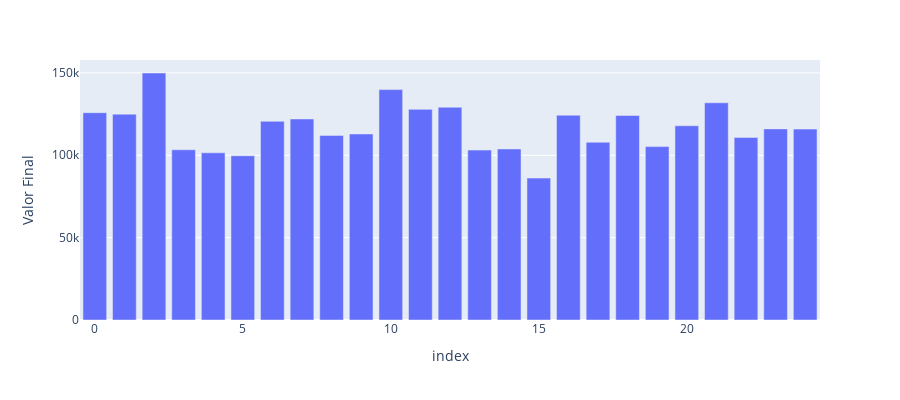

The notebook cell this image was saved under:
### Code cell
Dataset['Data']=pd.to_datetime(Dataset['Data'])

# Vendas no mês de Janeiro:
Janeiro_Set=Dataset[Dataset['Data'].dt.month==1]

Faturamento_Janeiro = Janeiro_Set.groupby('ID Loja')['Valor Final'].sum().reset_index()
Faturamento_Janeiro = Faturamento_Janeiro.sort_values(by='Valor Final', ascending=False)

fig_janeiro = px.bar(Faturamento_Janeiro, x=Faturamento_Janeiro.index, y=Faturamento_Janeiro['Valor Final'],
                     labels={'Faturamento_Janeiro': 'Faturamento_Janeiro'}, height=400)

# Vendas do mês de Fevereiro:
Fevereiro_Set=Dataset[Dataset['Data'].dt.month==2]

Faturamento_Fevereiro = Fevereiro_Set.groupby('ID Loja')['Valor Final'].sum().reset_index()
Faturamento_Fevereiro = Faturamento_Fevereiro.sort_values(by='Valor Final', ascending=False)

fig_Fevereiro = px.bar(Faturamento_Fevereiro, x=Faturamento_Fevereiro.index, y=Faturamento_Fevereiro['Valor Final'],
                     labels={'Faturamento_Fevereiro': 'Faturamento_Fevereiro'}, height=400)

# Vendas mês de Marco:
Marco_Set = Dataset[Dataset['Data'].dt.month==3]

Faturamento_Marco = Marco_Set.groupby('ID Loja')['Valor Final'].sum().reset_index()
Faturamento_Marco = Faturamento_Marco.sort_values(by='Valor Final', ascending=False)

fig_Março = px.bar(Faturamento_Marco, x=Faturamento_Marco.index, y=Faturamento_Marco['Valor Final'],
                     labels={'Faturamento_Marco': 'Faturamento_Marco'}, height=400)

# Vendas mês de Abril:
Abril_Set = Dataset[Dataset['Data'].dt.month==4]

Faturamento_Abril = Abril_Set.groupby('ID Loja')['Valor Final'].sum().reset_index()
Faturamento_Abril = Faturamento_Abril.sort_values(by='Valor Final', ascending=False)

fig_Abril = px.bar(Faturamento_Abril, x=Faturamento_Abril.index, y=Faturamento_Abril['Valor Final'],
                     labels={'Faturamento_Abril': 'Faturamento_Abril'}, height=400)

# Vendas mês de Maio:
Maio_Set = Dataset[Dataset['Data'].dt.month==5]

Faturamento_Maio = Maio_Set.groupby('ID Loja')['Valor Final'].sum().reset_index()
Faturamento_Maio = Faturamento_Maio.sort_values(by='Valor Final', ascending=False)

fig_Maio = px.bar(Faturamento_Maio, x=Faturamento_Maio.index, y=Faturamento_Maio['Valor Final'],
                     labels={'Faturamento_Maio': 'Faturamento_Maio'}, height=400)

# Vendas mês de Junho:
Junho_Set = Dataset[Dataset['Data'].dt.month==6]

Faturamento_Junho = Junho_Set.groupby('ID Loja')['Valor Final'].sum().reset_index()
Faturamento_Junho = Faturamento_Junho.sort_values(by='Valor Final', ascending=False)

fig_Junho = px.bar(Faturamento_Junho, x=Faturamento_Junho.index, y=Faturamento_Junho['Valor Final'],
                     labels={'Faturamento_Junho': 'Faturamento_Junho'}, height=400)

# Vendas mês de Julho:
Julho_Set = Dataset[Dataset['Data'].dt.month==7]

Faturamento_Julho = Junho_Set.groupby('ID Loja')['Valor Final'].sum().reset_index()
Faturamento_Julho = Faturamento_Julho.sort_values(by='Valor Final', ascending=False)

fig_Julho = px.bar(Faturamento_Julho, x=Faturamento_Julho.index, y=Faturamento_Julho['Valor Final'],
                     labels={'Faturamento_Julho': 'Faturamento_Julho'}, height=400)

# Vendas mês de Agosto:
Agosto_Set = Dataset[Dataset['Data'].dt.month==8]

Faturamento_Agosto = Agosto_Set.groupby('ID Loja')['Valor Final'].sum().reset_index()
Faturamento_Agosto = Faturamento_Agosto.sort_values(by='Valor Final', ascending=False)

fig_Agosto = px.bar(Faturamento_Agosto, x=Faturamento_Agosto.index, y=Faturamento_Agosto['Valor Final'],
                     labels={'Faturamento_Agosto': 'Faturamento_Agosto'}, height=400)

# Vendas mês de Setembro:
Setembro_Set = Dataset[Dataset['Data'].dt.month==9]

Faturamento_Setembro = Setembro_Set.groupby('ID Loja')['Valor Final'].sum().reset_index()
Faturamento_Setembro = Faturamento_Setembro.sort_values(by='Valor Final', ascending=False)

fig_Setembro = px.bar(Faturamento_Setembro, x=Faturamento_Setembro.index, y=Faturamento_Setembro['Valor Final'],
                     labels={'Faturamento_Setembro': 'Faturamento_Setembro'}, height=400)

# Vendas mês de Outubro:
Outubro_Set = Dataset[Dataset['Data'].dt.month==10]

Faturamento_Outubro = Outubro_Set.groupby('ID Loja')['Valor Final'].sum().reset_index()
Faturamento_Outubro = Faturamento_Outubro.sort_values(by='Valor Final', ascending=False)

fig_Outubro = px.bar(Faturamento_Outubro, x=Faturamento_Outubro.index, y=Faturamento_Outubro['Valor Final'],
                     labels={'Faturamento_Outubro': 'Faturamento_Outubro'}, height=400)

# Vendas mês de Novembro:
Novembro_Set = Dataset[Dataset['Data'].dt.month==11]

Faturamento_Novembro = Novembro_Set.groupby('ID Loja')['Valor Final'].sum().reset_index()
Faturamento_Novembro = Faturamento_Novembro.sort_values(by='Valor Final', ascending=False)

fig_Novembro = px.bar(Faturamento_Novembro, x=Faturamento_Novembro.index, y=Faturamento_Novembro['Valor Final'],
                     labels={'Faturamento_Novembro': 'Faturamento_Novembro'}, height=400)

# Vendas mês de Dezembro:
Dezembro_Set = Dataset[Dataset['Data'].dt.month==12]

Faturamento_Dezembro = Dezembro_Set.groupby('ID Loja')['Valor Final'].sum().reset_index()
Faturamento_Dezembro = Faturamento_Dezembro.sort_values(by='Valor Final', ascending=False)

fig_Dezembro = px.bar(Faturamento_Dezembro, x=Faturamento_Dezembro.index, y=Faturamento_Dezembro['Valor Final'],
                     labels={'Faturamento_Dezembro': 'Faturamento_Dezembro'}, height=400)

### Figure 1 — Plotly figure (JSON) as saved in the notebook; plotly's stock layout.template omitted (floating-point values rounded to 4 significant figures)
{"data": [{"alignmentgroup": "True", "hovertemplate": "index=%{x}<br>Valor Final=%{y}<extra></extra>", "legendgroup": "", "marker": {"color": "#636efa", "pattern": {"shape": ""}}, "name": "", "offsetgroup": "", "orientation": "v", "showlegend": false, "textposition": "auto", "type": "bar", "x": [2, 10, 21, 12, 11, 0, 1, 16, 18, 7, 6, 20, 23, 24, 9, 8, 22, 17, 19, 14, 3, 13, 4, 5, 15], "xaxis": "x", "y": [149959, 139869, 131871, 129156, 127890, 125850, 124960, 124339, 124182, 122055, 120621, 117936, 116032, 115896, 112936, 112089, 110833, 107907, 105269, 103821, 103342, 103148, 101491, 99703, 86156], "yaxis": "y"}], "layout": {"barmode": "relative", "height": 400, "legend": {"tracegroupgap": 0}, "margin": {"t": 60}, "xaxis": {"anchor": "y", "domain": [0, 1], "title": {"text": "index"}}, "yaxis": {"anchor": "x", "domain": [0, 1], "title": {"text": "Valor Final"}}}}
